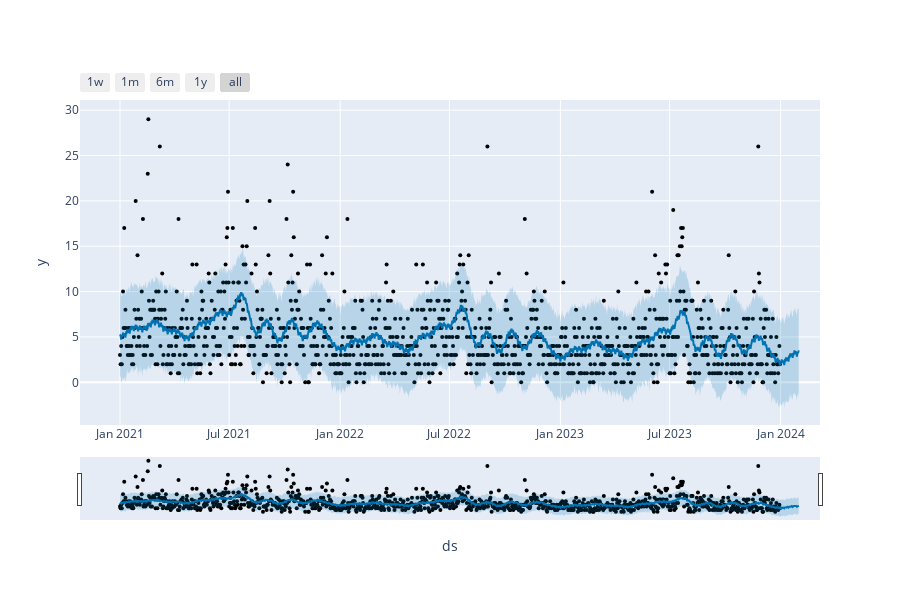

The notebook cell saved with this chart:
### Code cell
from prophet.plot import plot_plotly, plot_components_plotly
plot_plotly(m, forecast)

### Figure 1 — Plotly figure (JSON) as saved in the notebook; plotly's stock layout.template omitted (floating-point values rounded to 4 significant figures; data arrays with more than 128 entries replaced by an {"elided": "..."} marker saying what was removed)
{"data": [{"marker": {"color": "black", "size": 4}, "mode": "markers", "name": "Actual", "type": "scatter", "x": {"elided": "1095 str values"}, "y": {"elided": "1095 int values"}}, {"hoverinfo": "skip", "line": {"width": 0}, "mode": "lines", "type": "scatter", "x": {"elided": "1126 str values"}, "y": {"elided": "1126 float values"}}, {"fill": "tonexty", "fillcolor": "rgba(0, 114, 178, 0.2)", "line": {"color": "#0072B2", "width": 2}, "mode": "lines", "name": "Predicted", "type": "scatter", "x": {"elided": "1126 str values"}, "y": {"elided": "1126 float values"}}, {"fill": "tonexty", "fillcolor": "rgba(0, 114, 178, 0.2)", "hoverinfo": "skip", "line": {"width": 0}, "mode": "lines", "type": "scatter", "x": {"elided": "1126 str values"}, "y": {"elided": "1126 float values"}}], "layout": {"height": 600, "showlegend": false, "width": 900, "xaxis": {"autorange": true, "range": ["2020-10-26 16:43:38.1818", "2024-03-06 07:16:21.8182"], "rangeselector": {"buttons": [{"count": 7, "label": "1w", "step": "day", "stepmode": "backward"}, {"count": 1, "label": "1m", "step": "month", "stepmode": "backward"}, {"count": 6, "label": "6m", "step": "month", "stepmode": "backward"}, {"count": 1, "label": "1y", "step": "year", "stepmode": "backward"}, {"step": "all"}]}, "rangeslider": {"autorange": true, "range": ["2020-10-26 16:43:38.1818", "2024-03-06 07:16:21.8182"], "visible": true, "yaxis": {"_template": null, "rangemode": "match"}}, "title": {"text": "ds"}, "type": "date"}, "yaxis": {"autorange": true, "range": [-4.707, 31.12], "title": {"text": "y"}, "type": "linear"}}}
